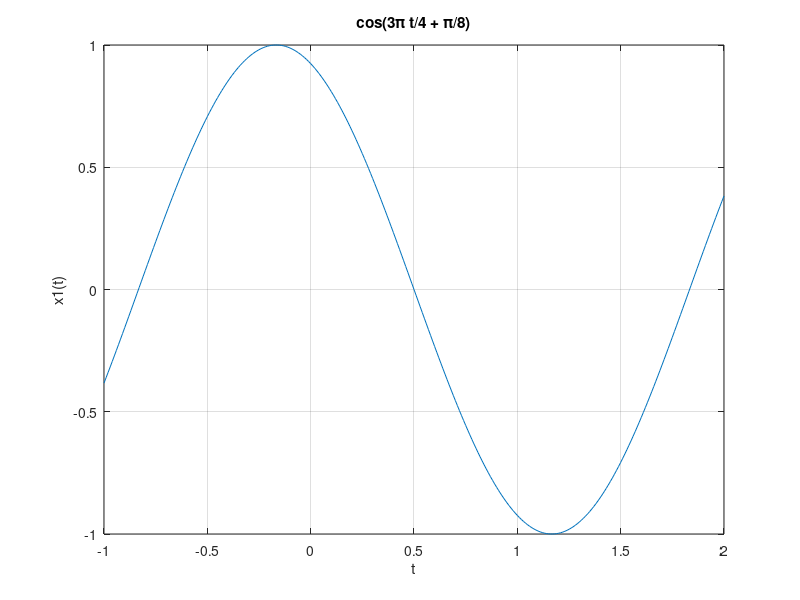

Write MATLAB code to recreate this figure.
% signal defined in part (i)
t1 =-1:0.01:2 ;
x1 = cos(3*pi*t1/4+pi/8) ;
plot(t1, x1), grid on;
xlabel('t');
ylabel('x1(t)');
title('cos(3\pi t/4 + \pi/8)');